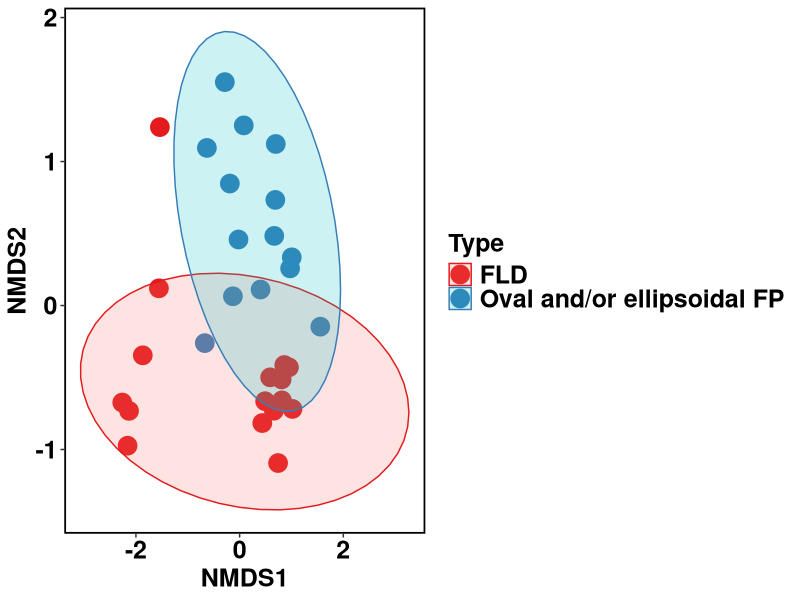

Generate this figure with R:
#Package installation
install.packages("ggplot2")
install.packages("vegan")

#パッケージ起動
library("ggplot2")	
library("vegan")

#Data import
nmds <- read.csv("nmds.csv", header = TRUE, na.strings = "NA")
data = nmds[,2:ncol(nmds)]

#Rarefied read
raremax <- min(rowSums(data))
rared <- rrarefy(data, raremax)


#nMDS analysis
mat_rared<-as.matrix(rared)

NMDS <- metaMDS(comm=mat_rared, distance="horn")
data.scores = as.data.frame(scores(NMDS)$sites)

data.scores$Type = nmds$Type


#making figure
ggplot(data.scores, aes(x = NMDS1, y = NMDS2)) + geom_point(size = 6, aes(colour = Type))+ scale_color_brewer(palette = "Set1")+ theme(axis.text.y = element_text(colour = "black", size = 18, face = "bold"), axis.text.x = element_text(colour = "black", face = "bold", size = 18), legend.text = element_text(size = 18, face ="bold", colour ="black"), legend.position = "right", axis.title.y = element_text(face = "bold", size = 18), axis.title.x = element_text(face = "bold", size = 18, colour = "black"), legend.title = element_text(size = 18, colour = "black", face = "bold"), panel.background = element_blank(), panel.border = element_rect(colour = "black", fill = NA, size = 1.2), legend.key=element_blank()) +stat_ellipse(aes(fill = Type, colour = Type), geom = "polygon", alpha = 0.2)+ labs(x = "NMDS1", colour = "Type", y = "NMDS2")

#Analysis of similarity test
ano = anosim(mat_rared, nmds$Type, distance = "horn", permutations = 9999)

